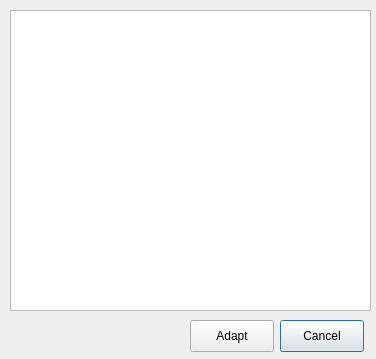
<?xml version="1.0" encoding="UTF-8"?>
<ui version="4.0">
 <class>JobDetailDialog</class>
 <widget class="QDialog" name="JobDetailDialog">
  <property name="geometry">
   <rect>
    <x>0</x>
    <y>0</y>
    <width>376</width>
    <height>359</height>
   </rect>
  </property>
  <property name="focusPolicy">
   <enum>Qt::NoFocus</enum>
  </property>
  <property name="windowTitle">
   <string>Job Details</string>
  </property>
  <widget class="QTableWidget" name="jobInfoTableWidget">
   <property name="geometry">
    <rect>
     <x>10</x>
     <y>10</y>
     <width>361</width>
     <height>301</height>
    </rect>
   </property>
  </widget>
  <widget class="QPushButton" name="cancelButton">
   <property name="geometry">
    <rect>
     <x>280</x>
     <y>320</y>
     <width>84</width>
     <height>32</height>
    </rect>
   </property>
   <property name="text">
    <string>Cancel</string>
   </property>
  </widget>
  <widget class="QPushButton" name="adaptButton">
   <property name="geometry">
    <rect>
     <x>190</x>
     <y>320</y>
     <width>84</width>
     <height>32</height>
    </rect>
   </property>
   <property name="text">
    <string>Adapt</string>
   </property>
  </widget>
 </widget>
 <resources/>
 <connections/>
</ui>
